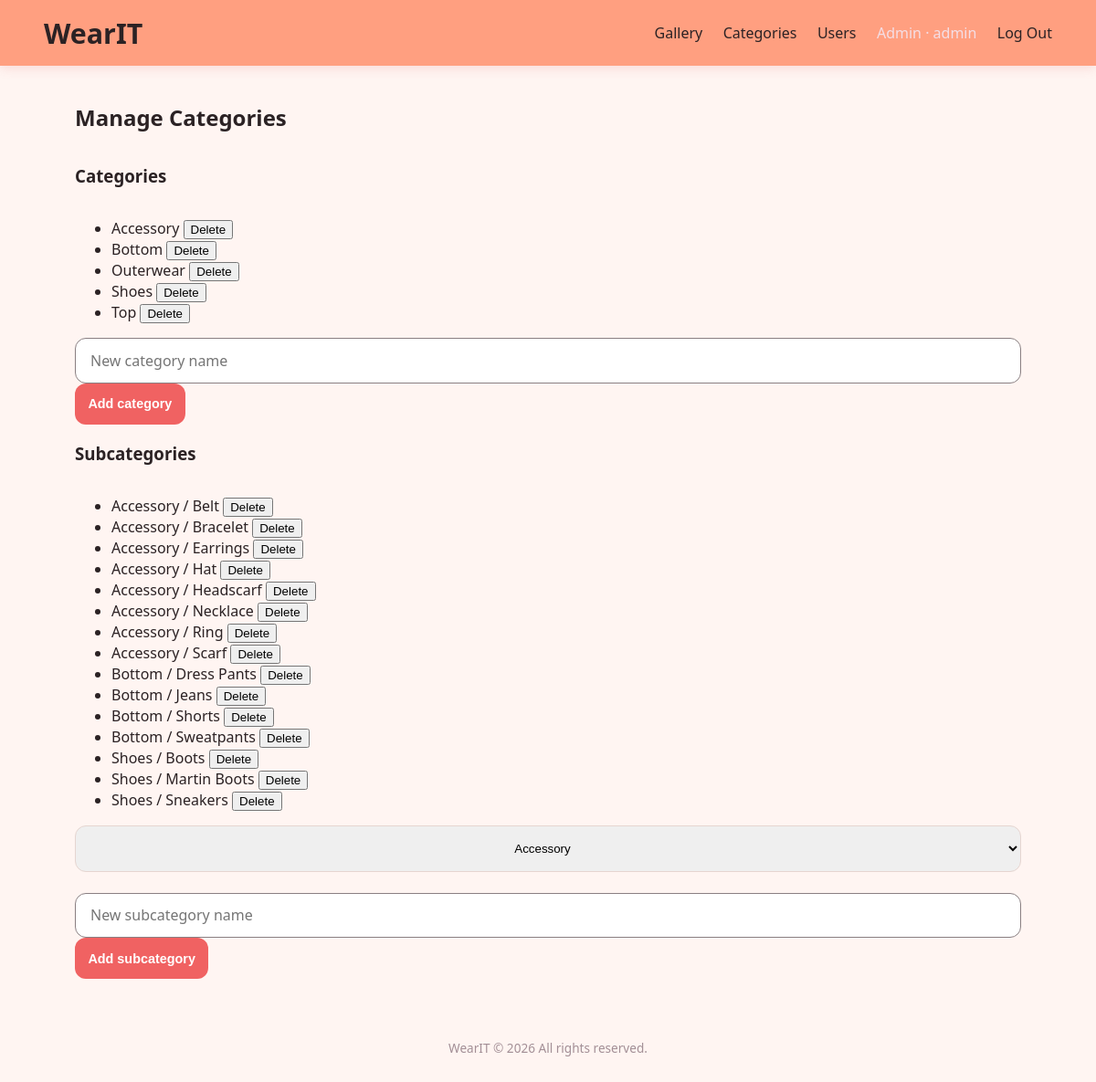
The app's page /admincategory.php (signed in), older data.
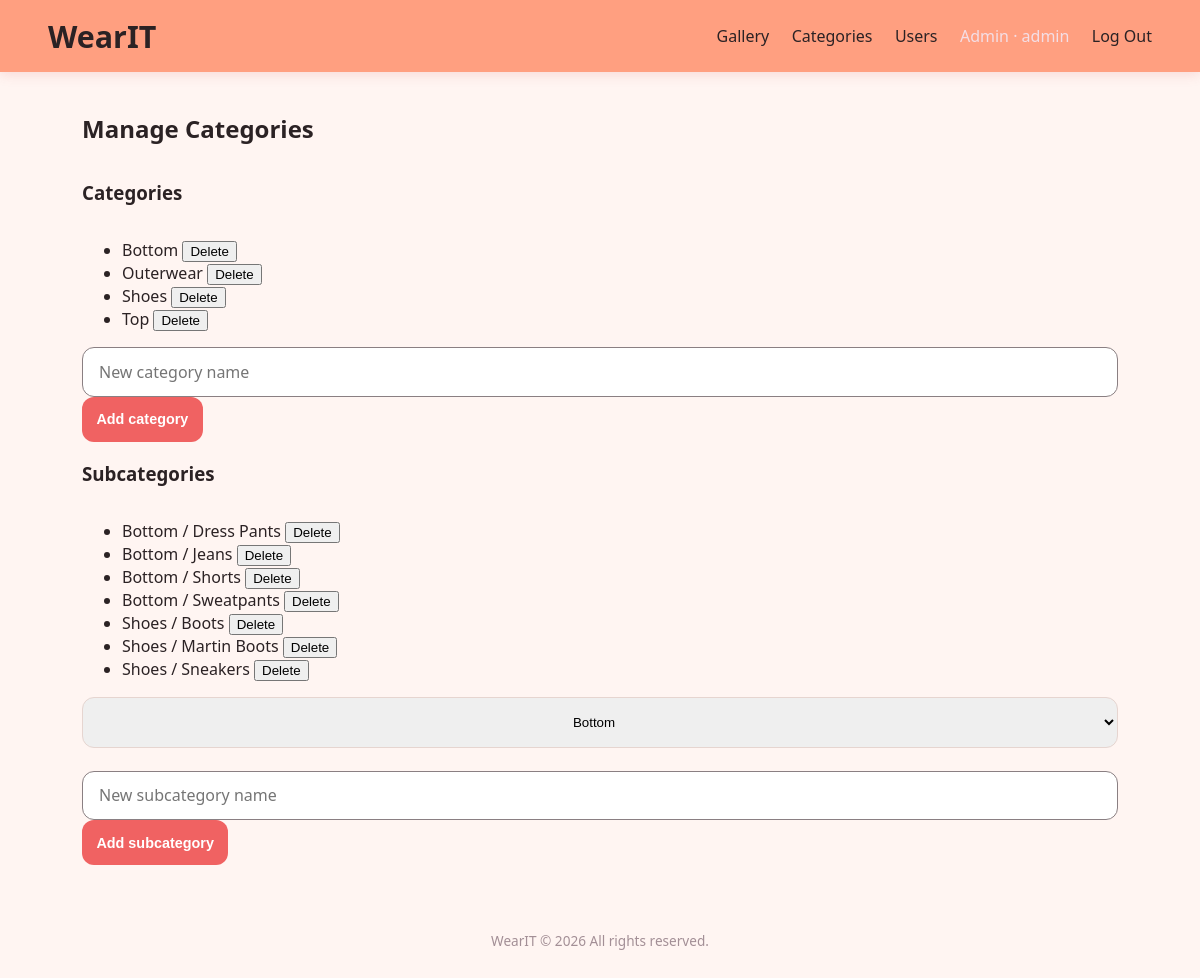
The same page, newer data.
### tables this page shows
create table category2 (
id int auto_increment primary key,
name varchar(50) not null unique
);

create table subcategory2 (
id int auto_increment primary key,
category2_id int not null,
name varchar(50) not null,
foreign key (category2_id) references category2(id) on delete cascade
);

### admincategory.php (the view, shortened to what this page needs)
<?php
$db = new PDO("mysql:host=localhost;dbname=wearit_2", "root", "");
$categories = $db ->query("SELECT * FROM category2 ORDER BY name")->fetchALL();
$subcategories = $db ->query("SELECT s.*, c.name AS category2_name
  FROM subcategory2 s
  JOIN category2 c ON s.category2_id = c.id
  ORDER BY c.name, s.name
")->fetchAll();
?>
<!DOCTYPE html>
<html lang="en">
<head>
    <link rel="stylesheet" href="style2.css" />
</head>
<body>
    <header>
      <a class="logo" href="#">WearIT</a>
      <nav>
        <a href="gallery.php">Gallery</a>
        <a href="admincategory.php">Categories</a>
        <a href="adminuser.php">Users</a>
        <span class="badge"><?= htmlspecialchars($_SESSION['user']['name']) ?> · <?= htmlspecialchars($_SESSION['user']['role']) ?></span>
        <a href="logout.php">Log Out</a>
      </nav>
    </header>
    <main>
      <section id="favorite">
        <h1>Manage Categories</h1>
        <h3>Categories</h3>
        <ul>
          <?php foreach ($categories as $category): ?>
            <li>
              <?= htmlspecialchars($category['name']) ?>
              <form method="post" style="display:inline;">
                <button type="submit" onclick="return confirm('Delete this category?');">Delete</button>
              </form>
            </li>
          <?php endforeach; ?>
        </ul>
        <form method="post">
          <input type="text" name="name" placeholder="New category name" required>
          <button type="submit" class="btn outfit-btn">Add category</button>
        </form>
        <h3>Subcategories</h3>
        <ul>
          <?php foreach ($subcategories as $sub): ?>
            <li>
              <?= htmlspecialchars($sub['category2_name']) ?> / <?= htmlspecialchars($sub['name']) ?>
              <form method="post" style="display:inline;">
                <button type="submit" onclick="return confirm('Delete this subcategory?');">Delete</button>
              </form>
            </li>
          <?php endforeach; ?>
        </ul>
        <form method="post">
          <select name="category2_id" class="select" required>
            <?php foreach ($categories as $category): ?>
              <option value="<?= $category['id'] ?>"><?= htmlspecialchars($category['name']) ?></option>
            <?php endforeach; ?>
          </select>
          <input type="text" name="name" placeholder="New subcategory name" required>
          <button type="submit" class="btn outfit-btn">Add subcategory</button>
        </form>
      </section>
    </main>
    <footer>
      <span class="foot">WearIT © 2026 All rights reserved.</span>
    </footer>
</body>
</html>

### style2.css (style rules this page uses)
* { box-sizing: border-box; }
body { margin: 0; background: #fff5f2; color: #2b2224; font-family: system-ui, -apple-system, BlinkMacSystemFont, "Segoe UI", Roboto, Oxygen, Ubuntu, Cantarell, "Open Sans", "Helvetica Neue", sans-serif; }
header { display: flex; justify-content: space-between; align-items: center; padding: 0 3rem; height: 72px; background: #ff9f80; box-shadow: 0 2px 12px rgba(217, 78, 78, 0.18); position: fixed; width: 100%; z-index: 10; }
.badge { color: #f4dee5; }
.logo { font-size: 1.9rem; font-weight: 700; color: #2b2224; text-decoration: none; }
nav { display: flex; flex-direction: row; gap: 1.4rem; }
header nav a { color: #2b2224; text-decoration: none; }
section { min-height: calc(100vh - 72px); display: flex; flex-direction: column; align-items: center; justify-content: center; padding: 6rem 2rem 2rem; }
input[type="text"], input[type="email"], input[type="password"] { width: 100%; padding: 0.8rem 1rem; border: 1px solid #8a7f82; border-radius: 12px; font: inherit; background: #fff; transition: border-color 0.2s, box-shadow 0.2s; }
.btn { width: 100%; padding: 0.9rem; border: 0; border-radius: 12px; background: #f06262; color: #fff; font-size: 0.9rem; font-weight: bold; cursor: pointer; transition: transform 0.15s, box-shadow 0.15s, background 0.15s; display: inline-block; text-align: center; text-decoration: none; }
select { padding: 1rem; border: 1.5px solid #e6d5d0; border-radius: 12px; cursor: pointer; text-align: center; margin-bottom: 1.4rem; width: 100%; }
footer { text-align: center; margin: 1rem 0 3rem 0; }
.foot { color: #a38f96; font-size: 0.85rem; }
#favorite { display: flex; flex-direction: column; align-items: stretch; justify-content: flex-start; width: 100%; max-width: 1100px; margin: 0 auto; padding: 7rem 2rem 3rem; }
#favorite h1 { margin: 0 0 1rem; }
.outfit-btn { width: fit-content; }

Row changes from the older to the newer data that the page shows:
removed category2: name "Accessory"
removed subcategory2: category2.name "Accessory", name "Belt"
removed subcategory2: category2.name "Accessory", name "Bracelet"
removed subcategory2: category2.name "Accessory", name "Earrings"
removed subcategory2: category2.name "Accessory", name "Hat"
removed subcategory2: category2.name "Accessory", name "Headscarf"
removed subcategory2: category2.name "Accessory", name "Necklace"
removed subcategory2: category2.name "Accessory", name "Ring"
removed subcategory2: category2.name "Accessory", name "Scarf"
Text that changed along with them:
form field category2_id: "Accessory" → "Bottom"
